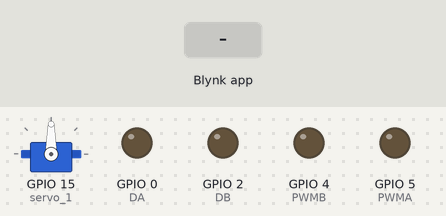
Bench run of a sketch on a simulated ESP8266 (NodeMCU). Shown: servo, output pins drawn as LEDs (lit = HIGH). The test bench sets the inputs (shaded band). WiFi joins after 1.5 s; servers stay silent unless stated; what the sketch prints to the serial monitor is not drawn.

Above: at 2.7 s.
2.8 s: Blynk app writes 1 to V0
At 3.5 s:
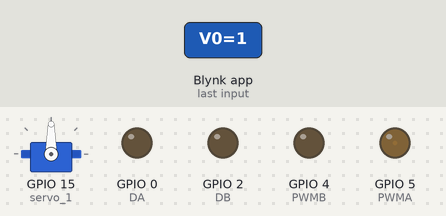
4.3 s: Blynk app writes 200 to V0
At 4.7 s:
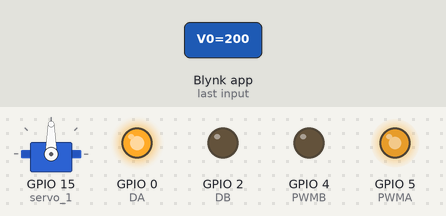
5.8 s: Blynk app writes 1 to V1
At 7.0 s:
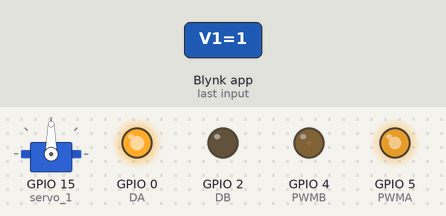
7.3 s: Blynk app writes 0 to V0
At 8.2 s:
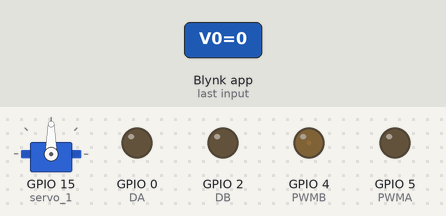
8.8 s: Blynk app writes 200 to V1
At 9.3 s:
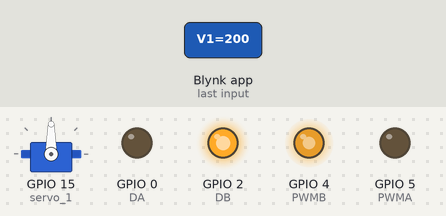
10.3 s: Blynk app writes 1 to V2
At 11.6 s:
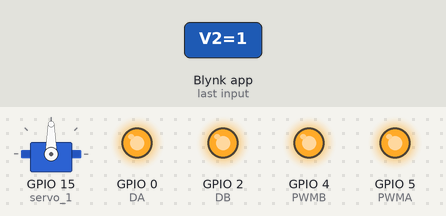
Timing chart, 0 to 12.8 s (numbered marks = the images above; inputs shaded):
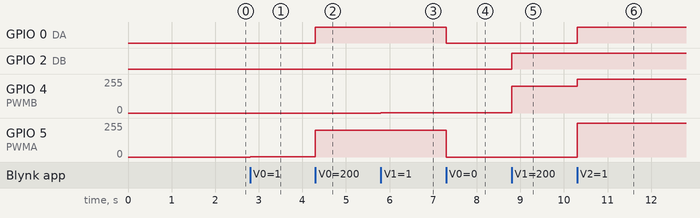

The sketch:

MBT_v1.0.0.ino
```cpp
/*
         [ UPDATE ]       [ AUTHOR ]
        =2021.01.09=     =Sean Chang=
*/

#define BLYNK_PRINT Serial

#include <ESP8266WiFi.h>
#include <BlynkSimpleEsp8266.h>
#include <WiFiManager.h>
#include <Servo.h>
Servo servo_1;

// You should get Auth Token in the Blynk App.
// Go to the Project Settings (nut icon).
char auth[] = "";

int PWMA = 5; //Right side
int PWMB = 4; //Left side
int DA = 0;   //Right reverse
int DB = 2;   //Left reverse
int WP = 0;
int SW = 0;
int V_0 = 0, V_1 = 0, V_2 = 0;


void setup() {
  Serial.begin(9600);

  WiFiManager wifiManager;
  wifiManager.autoConnect("MBTX", "MBTX2021");
  Serial.println("= WiFi Connected =");
  Blynk.config(auth);

  pinMode(PWMA, OUTPUT);
  pinMode(PWMB, OUTPUT);
  pinMode(DA, OUTPUT);
  pinMode(DB, OUTPUT);
  servo_1.attach(15); // 15 means D8 pin of ESP8266

}

void loop() {
  Blynk.run();
  weapon();
  setting();
}

void setting() {
  V_0 = 0;
  V_1 = 0;
}

void weapon() {
  if (SW == 0 && WP == 0) {
    servo_1.write(90);
  } else if (SW < 1 && WP > 0) {
    servo_1.write(180);
  } else if (SW > 0 && WP < 1) {
    servo_1.write(90);
  } else if (SW > 0 && WP > 0) {
    servo_1.write(0);
  }
}

// Handling Joystick data
BLYNK_WRITE(V0) {
  int x = param[0].asInt();
  int y = param[1].asInt();

  if (V_2 == 0) {
    V_0 = 1;
    if (x > 50) {
      analogWrite(PWMA, x);
      digitalWrite(DA, HIGH);
    } else if (x < 50) {
      analogWrite(PWMA, abs(x));
      digitalWrite(DA, LOW);
    }
  }
}

BLYNK_WRITE(V1) {
  int x = param[0].asInt();
  int y = param[1].asInt();

  if (V_2 == 0) {
    V_0 = 1;
    if (x > 50) {
      analogWrite(PWMB, x);
      digitalWrite(DB, HIGH);
    } else if (x < 50) {
      analogWrite(PWMB, abs(x));
      digitalWrite(DB, LOW);
    }
  }
}

BLYNK_WRITE(V2) {
  int z = param[0].asInt();

  if (V_0 == 0 && V_1 == 0) {
    if (z == 1) {
      V_2 = 1;
      digitalWrite(PWMA, HIGH);
      digitalWrite(DA, HIGH);

      digitalWrite(PWMB, HIGH);
      digitalWrite(DB, HIGH);
    } else if (z == 0) {
      V_2 = 0;
      digitalWrite(PWMA, LOW);
      digitalWrite(DA, LOW);

      digitalWrite(PWMB, LOW);
      digitalWrite(DB, LOW);
    }
  }
}

BLYNK_WRITE(V3) {
  int Weapon = param.asInt();
  WP = Weapon;
}

BLYNK_WRITE(V4) {
  int Switch = param.asInt();
  SW = Switch;
}
```

Measured:
- after the input at 2.8 s, GPIO 5 (PWMA): 0/255 → 1/255 at once
- after the input at 4.3 s, GPIO 0 (DA): LOW → HIGH at once; GPIO 5 (PWMA): 1/255 → 200/255 at once
- after the input at 5.8 s, GPIO 4 (PWMB): 0/255 → 1/255 at once
- after the input at 7.3 s, GPIO 0 (DA): HIGH → LOW at once; GPIO 5 (PWMA): 200/255 → 0/255 at once
- after the input at 8.8 s, GPIO 2 (DB): LOW → HIGH at once; GPIO 4 (PWMB): 1/255 → 200/255 at once
- after the input at 10.3 s, GPIO 0 (DA): LOW → HIGH at once; GPIO 4 (PWMB): 200/255 → 255/255 at once; GPIO 5 (PWMA): 0/255 → 255/255 at once
